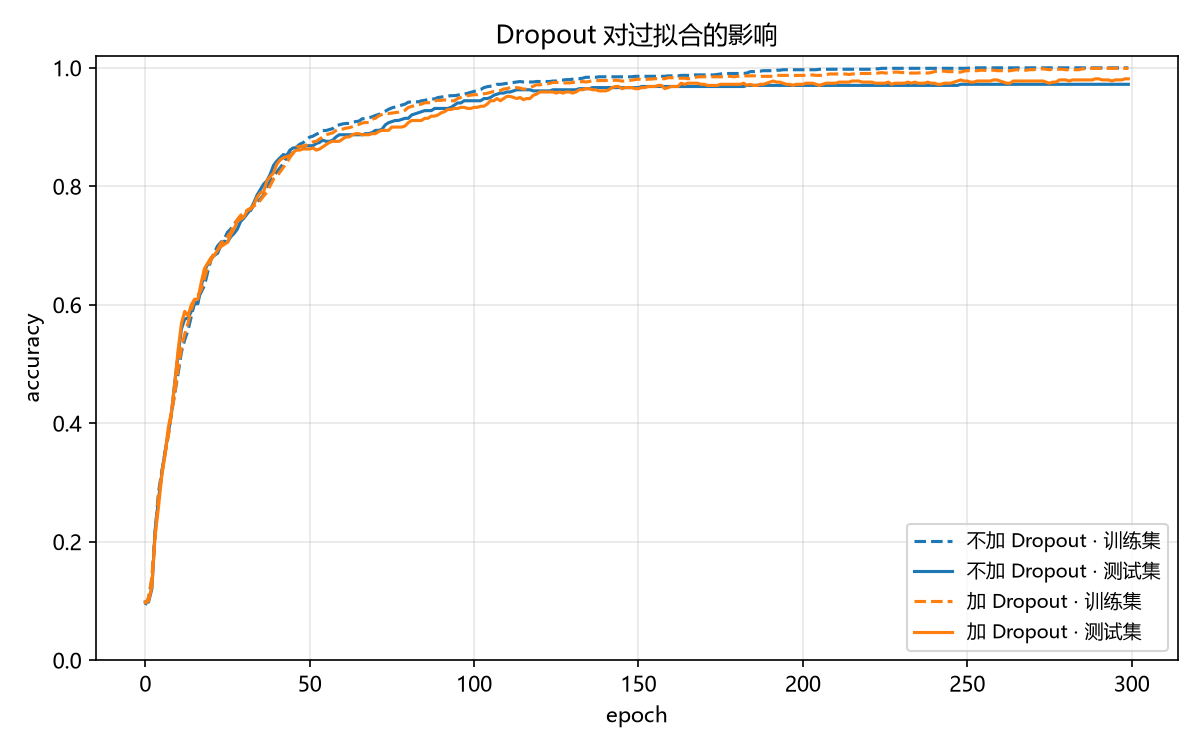

Python code for this plot:
# -*- coding: utf-8 -*-
"""练习 3-2-D：给 3-2-A 的 MyNet 加 Dropout(0.3)，对比训练集/测试集准确率"""

import torch
import torch.nn as nn
import matplotlib.pyplot as plt
from sklearn.datasets import load_digits
from sklearn.model_selection import train_test_split

plt.rcParams["font.sans-serif"] = ["Microsoft YaHei", "SimHei"]
plt.rcParams["axes.unicode_minus"] = False

# ---------- 1. 数据：8x8 手写数字，64 维 ----------
d = load_digits()
X = torch.tensor(d.data / 16.0, dtype=torch.float32)
y = torch.tensor(d.target, dtype=torch.long)
X_tr, X_te, y_tr, y_te = train_test_split(X, y, test_size=0.3,
                                          random_state=42, stratify=y)


# ---------- 2. 你的 MyNet，多一个开关 ----------
class MyNet(nn.Module):
    def __init__(self, use_dropout):
        super().__init__()
        self.fc1 = nn.Linear(64, 128)          # 3-2-A 是 784，这里数据是 64 维
        self.fc2 = nn.Linear(128, 64)
        self.fc3 = nn.Linear(64, 10)
        self.relu = nn.ReLU()
        self.dropout = nn.Dropout(0.3)         # 新增
        self.use_dropout = use_dropout

    def forward(self, x):
        x = self.relu(self.fc1(x))
        x = self.relu(self.fc2(x))
        if self.use_dropout:
            x = self.dropout(x)                # 新增：fc2 之后、fc3 之前
        return self.fc3(x)


# ---------- 3. 训练 ----------
@torch.no_grad()
def acc(model, X, y):
    model.eval()                               # 算分时关掉 Dropout
    return (model(X).argmax(dim=1) == y).float().mean().item()


def train(use_dropout, epochs=300, lr=1e-3):
    torch.manual_seed(0)                       # 两组起点相同
    model = MyNet(use_dropout)
    opt = torch.optim.Adam(model.parameters(), lr=lr)
    crit = nn.CrossEntropyLoss()
    tr_hist, te_hist = [], []

    for _ in range(epochs):
        model.train()                          # 训练时打开 Dropout
        opt.zero_grad()
        loss = crit(model(X_tr), y_tr)
        loss.backward()
        opt.step()
        tr_hist.append(acc(model, X_tr, y_tr))
        te_hist.append(acc(model, X_te, y_te))
    return tr_hist, te_hist


# ---------- 4. 跑两组 ----------
tr_no, te_no = train(use_dropout=False)
tr_yes, te_yes = train(use_dropout=True)

print("                训练集acc   测试集acc   差距")
for name, tr, te in [("不加 Dropout", tr_no, te_no), ("加 Dropout0.3", tr_yes, te_yes)]:
    print(f"{name:12s}   {tr[-1]:.4f}      {te[-1]:.4f}      {tr[-1] - te[-1]:+.4f}")

# ---------- 5. 画图 ----------
plt.figure(figsize=(8, 5))
plt.plot(tr_no, "--", color="tab:blue", label="不加 Dropout · 训练集")
plt.plot(te_no, "-", color="tab:blue", label="不加 Dropout · 测试集")
plt.plot(tr_yes, "--", color="tab:orange", label="加 Dropout · 训练集")
plt.plot(te_yes, "-", color="tab:orange", label="加 Dropout · 测试集")
plt.xlabel("epoch")
plt.ylabel("accuracy")
plt.title("Dropout 对过拟合的影响")
plt.ylim(0, 1.02)
plt.legend(fontsize=9)
plt.grid(alpha=0.3)
plt.tight_layout()
plt.savefig("3-2-D_dropout_MyNet.png", dpi=150)
plt.show()
